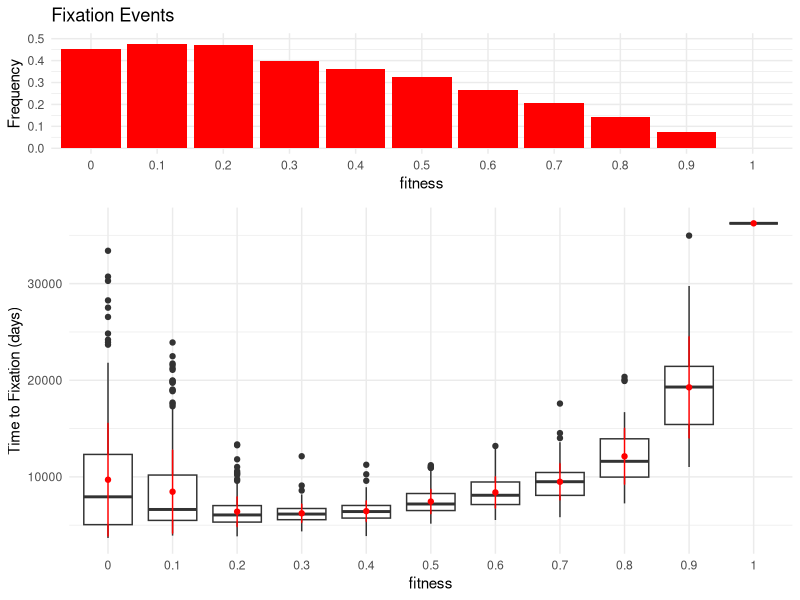
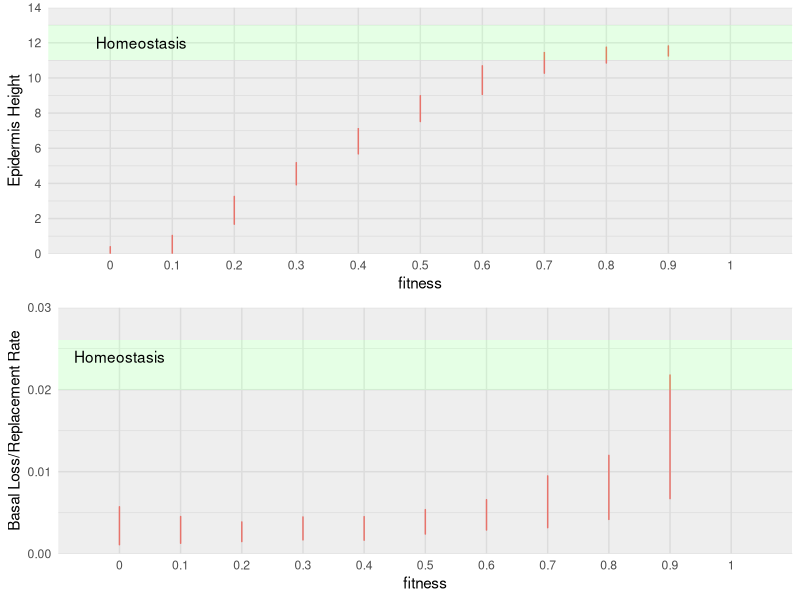
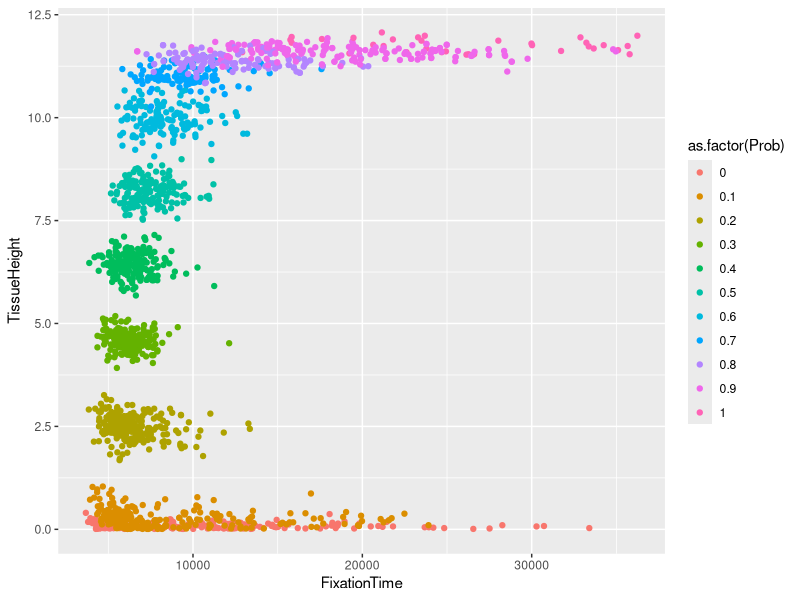
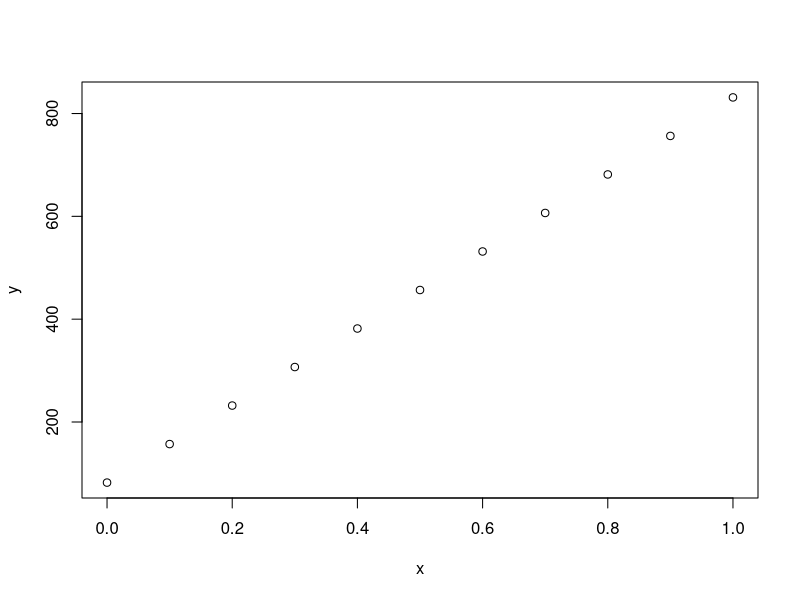

Here is the R script that generated these plots, in order:
# Title     : Analyze Fixation Results
# Objective : Measures the response of inducing a NOTCH Mutation with variable fixation probabilies
# Created by: schencro
# Created on: 10/19/17

library(ggplot2)
library(gridExtra)
library(dplyr)

# Prep dataframes
cleanData <- function(df){
  colnames(df) <- c("Replicate" ,"Prob","FixationTime" , "CellAge" , "TissueHeight" , "MeanRLambda", "EndTick", "TotalPop", "Frequency")
  df$CellAge <- 0
  df$FixationTime <- as.numeric(df$FixationTime)
  df <- na.omit(df)
  return(df)
}

#downsamples to 200 fixation events
sampleFixations <- function(df){
  sampled <- data.frame(matrix(NA, nrow=0, ncol=length(colnames(df))))
  colnames(sampled) <- colnames(df)
  for(i in 1:length(unique(df$Prob))){
    tmp <- subset(df, df$Prob==unique(df$Prob)[i])
    for(k in 1:length(tmp$Frequency)){
      if(tmp$Frequency[k]==1.00){
        out <- tmp[k,]
        sampled <- rbind(sampled,out)
      }
    }
  }
  return(sampled)
}

groupFixers <- function(cleanFix, lin){
  out <- data.frame(matrix(0,nrow=0,ncol=length(colnames(cleanFix))+1))
  colnames(out) <- c(colnames(cleanFix),"Group")
  cleanFix$Prob
  for(i in 1:length(unique(cleanFix$Prob))){
    tmp <- subset(cleanFix, cleanFix$Prob==unique(cleanFix$Prob)[i])
    lin %>% filter(x == unique(cleanFix$Prob)[i]) -> val
    for(k in 1:length(tmp$FixationTime)){
      if(tmp[k,]$FixationTime >= val$y){
        tmpout <- cbind(tmp[k,], data.frame(group="Late"))
      } else{
        tmpout <- cbind(tmp[k,], data.frame(group="Early"))
      }
      out <- rbind(out, tmpout)
    }
  }
  return(out)
}

#setwd("~/IdeaProjects/Epidermis_Project_Final/")
setwd("/Users/schencro/Desktop/Darryl_collab/Framework/Homeostatic_Epidermis/FixationTesting/")
# Use these results to get a consistent number of total fixation events to compare
fixations <- read.csv("Results/MostRunSuccesses.txt", header = F, sep="\t", na.strings = c("na","NaN"))
fixations <- cleanData(fixations)
cleanFix <- sampleFixations(fixations)
# Use these results to get the Fixation Events bar plot
fixdf <- read.csv("Results/500Replicates.txt", header = F, sep="\t", na.strings = c("na","NaN"))
colnames(fixdf) <- c("Replicate" ,"Prob","FixationTime" , "CellAge" , "TissueHeight" , "MeanRLambda", "EndTick", "TotalPop", "Frequency")
fixdf$CellAge <- 0
fixdf$FixationTime <- as.numeric(fixdf$FixationTime)
fixPlot <- cleanData(fixdf)

passed <- data.frame(matrix(NA, nrow=0, ncol=5))
colnames(passed) <- c("Prob","Passed","MeanFixation","StdFixation","Nums")
for(i in 1:length(unique(fixdf$Prob))){
    tmp <- subset(fixdf, fixdf$Prob==unique(fixdf$Prob)[i])
    probs <- unique(fixdf$Prob)[i]
    freqFix <- length(na.omit(tmp$FixationTime))/length(tmp$Prob)
    fixTime <- mean(na.omit(tmp$FixationTime))
    fixTimeSTD <- sd(na.omit(tmp$FixationTime))
    totals <- length(na.omit(tmp$FixationTime))
    outDF <- data.frame(Prob=probs,
                        Passed=freqFix,
                        MeanFixation=fixTime,
                        StdFixation=fixTimeSTD,
                        Nums=totals
                        )
    passed <- rbind(passed, outDF)
}
passed$Runs <- rep(500, length(unique(passed$Prob)))
#passed$Runs <- c("200","200","200","200","200","200","200","500","500","1000","1000")

passed$Prob <- as.factor(passed$Prob)
fixPlot$Prob <- as.factor(fixPlot$Prob)
pd <- position_dodge(0.9)
p1 <- ggplot() +
    geom_boxplot(data=fixPlot, aes(x=Prob,y=FixationTime, group=Prob)) +
    #geom_point(data=fixPlot, aes(x=Prob,y=FixationTime, group=Prob), alpha=0.4, inherit.aes = F) +
    geom_point(data=passed, aes(x=Prob,y=MeanFixation), color="red") +
    geom_errorbar(data=passed, aes(x=Prob,ymin=MeanFixation-StdFixation, ymax=MeanFixation+StdFixation), color="red",width=.01, position=pd, inherit.aes = F) +
    ylab("Time to Fixation (days)") + xlab("fitness") + theme_minimal()

p2 <- ggplot(data=passed, aes(x=Prob,y=Passed)) +
    geom_bar(stat="identity", fill="red") +
    #geom_text(aes(label = Runs, y = Passed), vjust = 0) +
    ylab("Frequency") + xlab("fitness") + ggtitle("Fixation Events") +
    scale_y_continuous(limits = c(0.0,0.5)) + 
    theme_minimal()
    #theme(axis.title.x = element_blank(), axis.text.x = element_blank())

grid.arrange(p2, p1, ncol = 1, heights = c(1, 2))

p3 <- ggplot() + geom_line(data=fixPlot, aes(x=Prob, y=TissueHeight, color="red"), inherit.aes = F) + theme_minimal() +
    annotate("rect", xmin = 0, xmax = 12, ymin = 0, ymax = 11, alpha = .1) +
    annotate("rect", xmin = 0, xmax = 12, ymin = 13, ymax = 14, alpha = .1) +
    annotate("rect", xmin = 0, xmax = 12, ymin = 11, ymax = 13, alpha = .1, fill="green") +
    #geom_hline(yintercept = 13, size=0.2) +
    #geom_hline(yintercept = 11, size=0.2) + 
    annotate("text", 1.5, 12, label = "Homeostasis") + theme(legend.position="none") +
    scale_y_continuous(limits=c(0.0,14), breaks=c(0,2,4,6,8,10,12,14), expand = c(0,0)) +
    ylab("Epidermis Height") + xlab("fitness")

p4 <- ggplot() + geom_line(data=fixPlot, aes(x=Prob, y=CellAge, color="red"), inherit.aes = F) + theme_minimal() +
    annotate("rect", xmin = 0, xmax = 12, ymin = 0, ymax = 28, alpha = .1) +
    annotate("rect", xmin = 0, xmax = 12, ymin = 32, ymax = 1200, alpha = .1) +
    annotate("rect", xmin = 0, xmax = 12, ymin = 28, ymax = 32, alpha = .1, fill="green") +
    scale_y_continuous(limits=c(0.0,1200), expand = c(0,0)) + theme(legend.position="none") +
    annotate("text", 1.5, 28, label = "Homeostasis") +
    ylab("Mean Cell Age") + xlab("fitness")

p5 <- ggplot() + geom_line(data=fixPlot, aes(x=Prob, y=MeanRLambda, color="red")) + theme_minimal() +
    annotate("rect", xmin = 0, xmax = 12, ymin = .0, ymax = .020, alpha = .1) +
    annotate("rect", xmin = 0, xmax = 12, ymin = .026, ymax = .03, alpha = .1) +
    annotate("rect", xmin = 0, xmax = 12, ymin = .02, ymax = .026, alpha = .1, fill="green") +
    #geom_hline(yintercept = 13, size=0.2) +
    #geom_hline(yintercept = 11, size=0.2) + 
    annotate("text", 1.5, 12, label = "Homeostasis") + theme(legend.position="none") +
    scale_y_continuous(limits=c(0.0,0.03), expand = c(0,0)) + theme(legend.position="none") +
    annotate("text", 1, .024, label = "Homeostasis") +
    ylab("Basal Loss/Replacement Rate") + xlab("fitness")

grid.arrange(p3, p5, ncol = 1, heights = c(1, 1))


#--Additional Runs to obtain meaningful results.
ggplot(fixations, aes(x=FixationTime, y=TissueHeight, colour=as.factor(Prob))) +
         geom_point()

#--Gets the means and stdev information from the data--#
passed <- data.frame(matrix(NA, nrow=0, ncol=5))
colnames(passed) <- c("Prob","Passed","MeanFixation","StdFixation","Nums")
for(i in 1:length(unique(cleanFix$Prob))){
  tmp <- subset(cleanFix, cleanFix$Prob==unique(cleanFix$Prob)[i])
  probs <- unique(cleanFix$Prob)[i]
  freqFix <- length(na.omit(tmp$FixationTime))/length(tmp$Prob)
  fixTime <- mean(na.omit(tmp$FixationTime))
  fixTimeSTD <- sd(na.omit(tmp$FixationTime))
  totals <- length(na.omit(tmp$FixationTime))
  outDF <- data.frame(Prob=probs,
                      Passed=freqFix,
                      MeanFixation=fixTime,
                      StdFixation=fixTimeSTD,
                      Nums=totals
  )
  passed <- rbind(passed, outDF)
}
#---Grouping analysis to get the two groups (Late/Early Fixers)---#
x = unique(as.numeric(cleanFix$Prob))
x = sort(x[x>0.1])
y = c(300,310,350,400,500,600,700,775,850)
#nums <- seq(0.0,1.0,0.1)
fit <- lm(y~x)
y = sapply(sort(unique(as.numeric(cleanFix$Prob))), FUN=function(x) fit$coefficients[2]*x+fit$coefficients[1])
lin = data.frame(x=sort(unique(as.numeric(cleanFix$Prob))),y=y)
plot(lin)

plotFixers <- groupFixers(cleanFix, lin)

p1 <- ggplot() +
  #geom_violin(data=cleanFix, aes(x=Prob,y=FixationTime, group=Prob)) +
  geom_line (data=lin, aes(x=x,y=y), alpha=0.2, inherit.aes=F) +
  geom_point(data=plotFixers, aes(x=Prob,y=FixationTime, colour=group, group=group), size=0.9, inherit.aes = F) +
  annotate("text", as.numeric(passed$Prob), 1750, label=paste("n=",passed$Nums, sep="")) +
  #geom_point(data=passed, aes(x=as.factor(Prob),y=MeanFixation), color="red") +
  #geom_errorbar(data=passed, aes(x=as.factor(Prob),ymin=MeanFixation-StdFixation, ymax=MeanFixation+StdFixation), color="red",width=.01, position=pd, inherit.aes = F) +
  ylab("Time to Fixation (days)") + xlab("fp (fzero = 1-fp)") + theme_minimal() +
  scale_x_continuous(breaks=unique(cleanFix$Prob)) +
  scale_colour_manual(values=c(rgb(114,20,41,maxColorValue = 255),rgb(18,45,84,maxColorValue = 255)))

p3 <- ggplot() + 
  geom_point(data=plotFixers, aes(x=Prob, y=TissueHeight, color=group, group=group), position=position_dodge(0.02), size=0.9, inherit.aes = F) + theme_minimal() +
  annotate("rect", xmin = -0.05, xmax = 1.05, ymin = 0, ymax = 11, alpha = .1) +
  annotate("rect", xmin = -0.05, xmax = 1.05, ymin = 13, ymax = 14, alpha = .1) +
  annotate("rect", xmin = -0.05, xmax = 1.05, ymin = 11, ymax = 13, alpha = .1, fill="green") +
  #geom_hline(yintercept = 13, size=0.2) +
  #geom_hline(yintercept = 11, size=0.2) + 
  annotate("text", as.numeric(passed$Prob), 13, label=paste("n=",passed$Nums, sep="")) +
  annotate("text", 0.1, 12, label = "Homeostasis") + 
  scale_y_continuous(limits=c(0.0,14), breaks=c(0,2,4,6,8,10,12,14), expand = c(0,0)) +
  ylab("Epidermis Height") + xlab("fp (fzero = 1-fp)") +
  scale_x_continuous(breaks=unique(cleanFix$Prob), expand=c(0,0)) +
  scale_colour_manual(values=c(rgb(114,20,41,maxColorValue = 255),rgb(18,45,84,maxColorValue = 255)))

p5 <- ggplot() + geom_point(data=plotFixers, aes(x=Prob, y=MeanRLambda, color=group, group=group), position=position_dodge(0.02), size=0.9, inherit.aes = F) + theme_minimal() +
  annotate("rect", xmin = -0.05, xmax = 1.05, ymin = .0, ymax = .020, alpha = .1) +
  annotate("rect", xmin = -0.05, xmax = 1.05, ymin = .026, ymax = .03, alpha = .1) +
  annotate("rect", xmin = -0.05, xmax = 1.05, ymin = .02, ymax = .026, alpha = .1, fill="green") +
  #geom_hline(yintercept = 13, size=0.2) +
  #geom_hline(yintercept = 11, size=0.2) + 
  #annotate("text", 1.5, 0.0, label = "Homeostasis") + theme(legend.position="none") +
  scale_y_continuous(limits=c(0.0,0.03), expand = c(0,0)) + 
  annotate("text", 0.05, .024, label = "Homeostasis") +
  annotate("text", as.numeric(passed$Prob), 0.027, label=paste("n=",passed$Nums, sep="")) +
  ylab("Basal Loss/Replacement Rate") + xlab("fp (fzero = 1-fp)") +
  scale_x_continuous(breaks=unique(cleanFix$Prob), expand=c(0,0)) +
  scale_colour_manual(values=c(rgb(114,20,41,maxColorValue = 255),rgb(18,45,84,maxColorValue = 255)))

